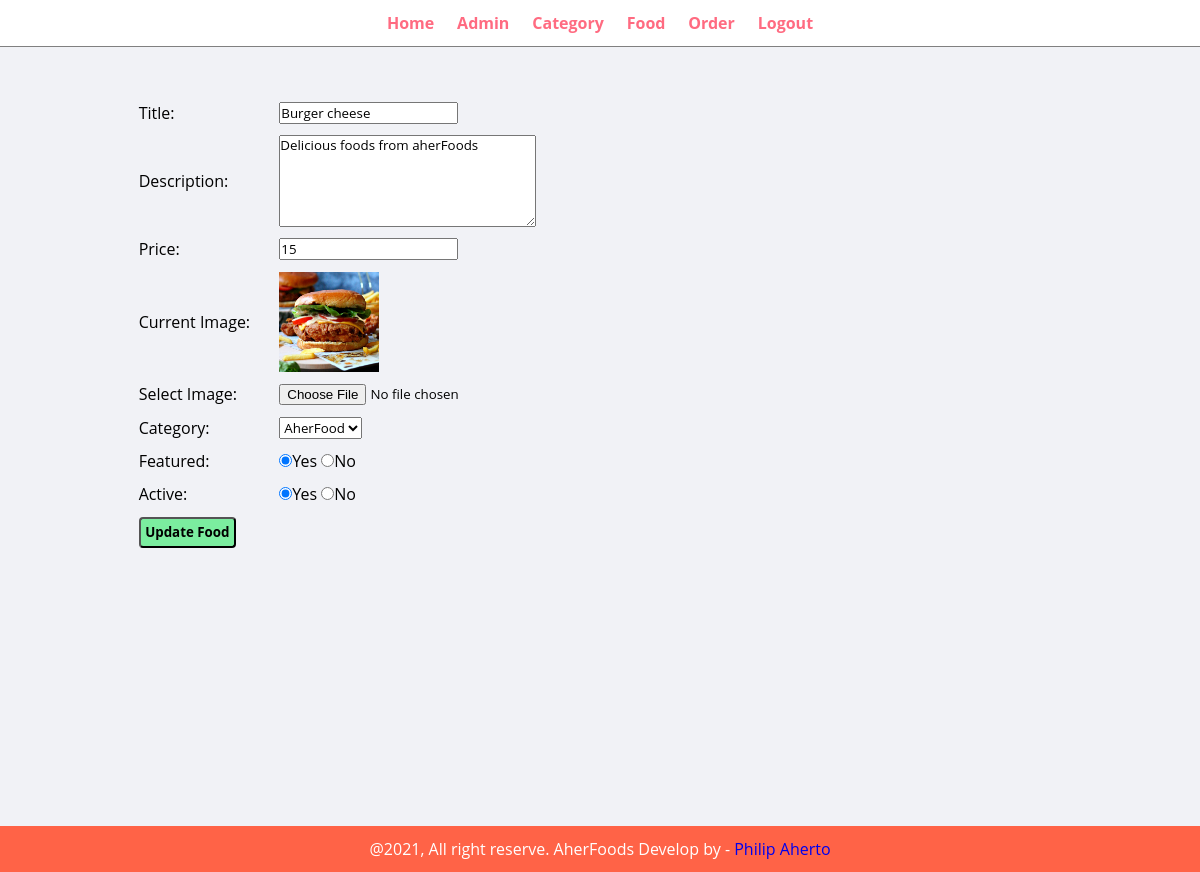
Page /admi/update-food.php?id=6 on the committed database.
### tables this page shows
CREATE TABLE `tbl_food` (
  `id` int(10) UNSIGNED NOT NULL,
  `title` varchar(30) NOT NULL,
  `descrip` text NOT NULL,
  `price` decimal(10,0) NOT NULL,
  `image` varchar(255) NOT NULL,
  `categ_id` int(10) UNSIGNED NOT NULL,
  `featured` varchar(30) NOT NULL,
  `active` varchar(30) NOT NULL
);

### admi/update-food.php (the view, shortened to what this page needs)
<?php include('parts/navbar.php') ?>
  <?php
    if(isset($_GET['id'])){
      $id = $_GET['id'];
      $sql = "SELECT * FROM tbl_food WHERE id=$id";
      $res = mysqli_query($con, $sql);
      $count = mysqli_num_rows($res);
      if($count==1){
        $row=mysqli_fetch_assoc($res);
        $title=$row['title'];
        $descrip=$row['descrip'];
        $price=$row['price'];
        $current_image=$row['image'];
        $current_category_id=$row['categ_id'];
        $featured=$row['featured'];
        $active=$row['active'];
      }else{
        $_SESSION['categ-not-found'] = "<div class='error'>Food not found</div>";
        header("location:".HOMEPAGE_URL.'admi/food.php');
      }
    }else{
      header("location:".HOMEPAGE_URL.'admi/category.php');
    }
  ?>
  <div class="main-content">
    <div class="wrapper">
    <form action="" method="POST" enctype="multipart/form-data">
        <table class="tbl-addCateg">
          <tr>
            <td>Title:</td>
            <td>
              <input type="text" name="title"  value="<?php echo $title;?>"/>
            </td>
          </tr>
          <tr>
            <td>Description:</td>
            <td>
              <textarea name="descrip" rows="5" cols="30"><?php if($descrip==""){echo "Enter a brief description of food here ";}else{echo $descrip;}?></textarea>
            </td>
          </tr>
          <tr>
            <td>Price:</td>
            <td>
              <input type="number" name="price" value="<?php echo $price?>"/>
            </td>
          </tr>
          <tr>
            <td>Current Image:</td>
            <td>
              <?php
                if($current_image!=""){
                  ?>
                  <img src="<?php echo HOMEPAGE_URL;?>images/food/<?php echo $current_image?>" width="100px">
                  <?php
                }else{
                  echo "<div class='error'>Image not added</div>";
                }
              ?>
            </td>
          </tr>
          <tr>
            <td>Select Image:</td>
            <td>
              <input type="file" name="image"/>
            </td>
          </tr>
          <tr>
            <td>Category: </td>
            <td>
              <select name="categ_id">
                <?php
                  $sql1="SELECT * FROM tbl_categ WHERE active='Yes'";
                  $res1=mysqli_query($con,$sql1);
                  $count=mysqli_num_rows($res);
                  if($count>0){
                    while ($rows=mysqli_fetch_assoc($res1)) {
                      $categ_id=$rows['id'];
                      $title=$rows['title'];
                      ?>
                        <option <?php if($current_category_id==$categ_id){echo "selected";} ?> value="<?php echo $categ_id;?>"><?php echo $title;?></option>
                      <?php
                    }
                  }else{
                    ?>
                    <option value="<?php echo $categ_id?>">No category found</option>
                    <?php
                  }
                ?>
              </select>
            </td>
          </tr>
          <tr>
            <td>Featured:</td>
            <td>
              <input <?php if($featured=="Yes") echo "checked"?> type="radio" name="featured"  value="Yes"/>Yes
              <input <?php if($featured=="No") echo "checked"?> type="radio" name="featured"  value="No"/>No
            </td>
          </tr>
          <tr>
            <td>Active:</td>
            <td>
              <input <?php if($active=="Yes") echo "checked"?>  type="radio" name="active"  value="Yes"/>Yes
              <input <?php if($active=="No") echo "checked"?>  type="radio" name="active"  value="No"/>No
            </td>
          </tr>
          <tr>
            <td colspan="2">
              <input type="submit" name="submit" value="Update Food" class="btn-update">
            </td>
          </tr>
        </table>
      </form>
    </div>
  </div>
<?php include('parts/footer.php') ?>

### admi/admin.css (style rules this page uses)
* { margin: 0; padding: 0; box-sizing: border-box; font-family: 'Open Sans' ; }
.wrapper { padding: 1%; width: 80%; margin: 0 auto; }
.main-content { background-color: #f1f2f6; padding: 3% 0; }
table tr td { padding: 1%; }
.btn-update { background-color: #7bed9f; padding: 1%; font-weight: bold; color: black; text-decoration: none; border-radius: 4px; }
.tbl-addCateg { width: 50%; padding-bottom: 14rem ; }

### rows in the picture
tbl_food: title "Burger cheese", descrip "Delicious foods from aherFoods", price "15", image (picture), featured "☑", active "☑"

### other values in the picture
form field categ_id "AherFood"
